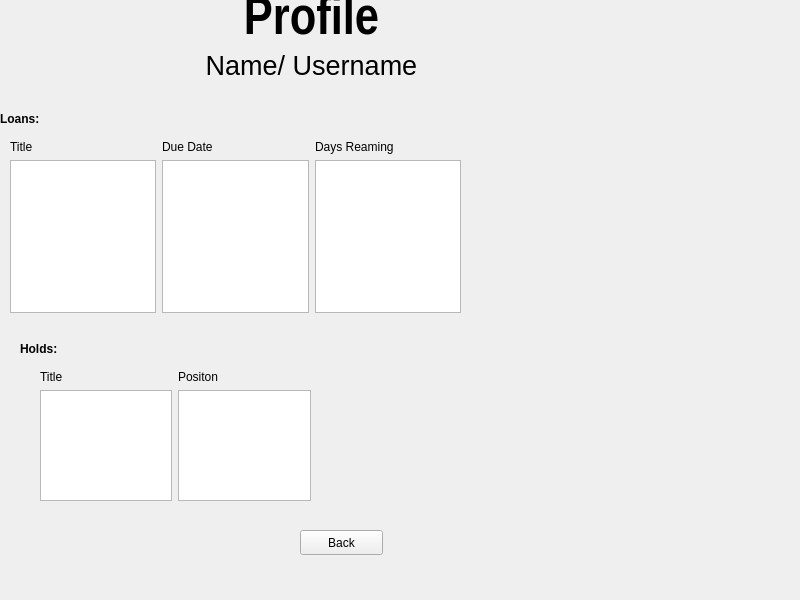
<?xml version="1.0" encoding="UTF-8"?>
<ui version="4.0">
 <class>viewStatus</class>
 <widget class="QWidget" name="viewStatus">
  <property name="geometry">
   <rect>
    <x>0</x>
    <y>0</y>
    <width>800</width>
    <height>600</height>
   </rect>
  </property>
  <property name="windowTitle">
   <string>Form</string>
  </property>
  <widget class="QLabel" name="holdLabel">
   <property name="geometry">
    <rect>
     <x>20</x>
     <y>340</y>
     <width>41</width>
     <height>17</height>
    </rect>
   </property>
   <property name="font">
    <font>
     <weight>75</weight>
     <bold>true</bold>
    </font>
   </property>
   <property name="text">
    <string>Holds:</string>
   </property>
  </widget>
  <widget class="QPushButton" name="backButton">
   <property name="geometry">
    <rect>
     <x>300</x>
     <y>530</y>
     <width>83</width>
     <height>25</height>
    </rect>
   </property>
   <property name="text">
    <string>Back</string>
   </property>
  </widget>
  <widget class="QWidget" name="layoutWidget">
   <property name="geometry">
    <rect>
     <x>10</x>
     <y>140</y>
     <width>451</width>
     <height>173</height>
    </rect>
   </property>
   <layout class="QHBoxLayout" name="horizontalLayout_2">
    <item>
     <layout class="QVBoxLayout" name="verticalLayout_3">
      <item>
       <widget class="QLabel" name="loansTitleLabel">
        <property name="text">
         <string>Title</string>
        </property>
       </widget>
      </item>
      <item>
       <widget class="QListWidget" name="loansTitleList"/>
      </item>
     </layout>
    </item>
    <item>
     <layout class="QVBoxLayout" name="verticalLayout_4">
      <item>
       <widget class="QLabel" name="dueDateLabel">
        <property name="text">
         <string>Due Date</string>
        </property>
       </widget>
      </item>
      <item>
       <widget class="QListWidget" name="dueDateList"/>
      </item>
     </layout>
    </item>
    <item>
     <layout class="QVBoxLayout" name="verticalLayout_5">
      <item>
       <widget class="QLabel" name="label_3">
        <property name="text">
         <string>Days Reaming</string>
        </property>
       </widget>
      </item>
      <item>
       <widget class="QListWidget" name="daysRemList"/>
      </item>
     </layout>
    </item>
   </layout>
  </widget>
  <widget class="QWidget" name="layoutWidget_2">
   <property name="geometry">
    <rect>
     <x>40</x>
     <y>370</y>
     <width>271</width>
     <height>131</height>
    </rect>
   </property>
   <layout class="QHBoxLayout" name="horizontalLayout">
    <item>
     <layout class="QVBoxLayout" name="verticalLayout">
      <item>
       <widget class="QLabel" name="label">
        <property name="text">
         <string>Title</string>
        </property>
       </widget>
      </item>
      <item>
       <widget class="QListWidget" name="holdsTitleList"/>
      </item>
     </layout>
    </item>
    <item>
     <layout class="QVBoxLayout" name="verticalLayout_2">
      <item>
       <widget class="QLabel" name="label_2">
        <property name="text">
         <string>Positon</string>
        </property>
       </widget>
      </item>
      <item>
       <widget class="QListWidget" name="holdsPositionList"/>
      </item>
     </layout>
    </item>
   </layout>
  </widget>
  <widget class="QLabel" name="profileLabel">
   <property name="geometry">
    <rect>
     <x>161</x>
     <y>0</y>
     <width>301</width>
     <height>41</height>
    </rect>
   </property>
   <property name="font">
    <font>
     <family>Liberation Sans Narrow</family>
     <pointsize>40</pointsize>
     <weight>75</weight>
     <bold>true</bold>
     <strikeout>false</strikeout>
     <kerning>true</kerning>
    </font>
   </property>
   <property name="layoutDirection">
    <enum>Qt::LeftToRight</enum>
   </property>
   <property name="text">
    <string>Profile</string>
   </property>
   <property name="alignment">
    <set>Qt::AlignCenter</set>
   </property>
   <property name="indent">
    <number>-1</number>
   </property>
  </widget>
  <widget class="QLabel" name="loansLabel">
   <property name="geometry">
    <rect>
     <x>0</x>
     <y>110</y>
     <width>43</width>
     <height>17</height>
    </rect>
   </property>
   <property name="font">
    <font>
     <weight>75</weight>
     <bold>true</bold>
    </font>
   </property>
   <property name="text">
    <string>Loans:</string>
   </property>
  </widget>
  <widget class="QLabel" name="usernameLabel">
   <property name="geometry">
    <rect>
     <x>171</x>
     <y>50</y>
     <width>281</width>
     <height>31</height>
    </rect>
   </property>
   <property name="font">
    <font>
     <pointsize>20</pointsize>
    </font>
   </property>
   <property name="text">
    <string>Name/ Username</string>
   </property>
   <property name="alignment">
    <set>Qt::AlignCenter</set>
   </property>
  </widget>
 </widget>
 <resources/>
 <connections/>
</ui>
